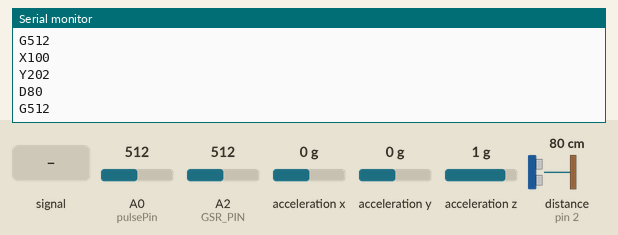
Simulated run of this sketch. Board: Arduino Uno, built with avr-gcc and run on an emulated ATmega328P. On the bench: the last lines printed to the serial monitor. Wiring (inferred from the names in the program): ultrasonic range finder: trigger pin 3; echo pin 2; ADXL345 accelerometer at I2C address 0x53. The inputs (shaded band) are chosen by the test bench; at power-on: acceleration x 0 g, distance to the obstacle (sensor on pin 2) 80 cm, A0 (pulsePin) = 512, A2 (GSR_PIN) = 512, acceleration y 0 g, acceleration z 1 g. The echo pulse lasts 58.3 µs per cm.

Above: at 1.2 s.
1.3 s: A0 (pulsePin) fed a 200 Hz sine of ±81 counts around its level
4.0 s: acceleration x set to -1.4 g
At 4.1 s:
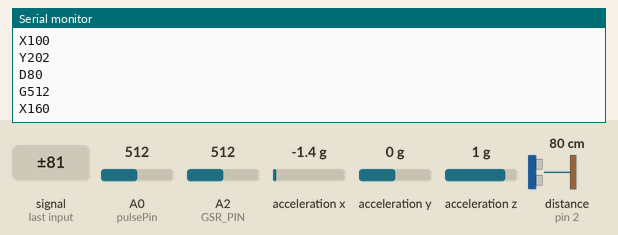
5.5 s: distance to the obstacle (sensor on pin 2) set to 2 cm
At 6.8 s:
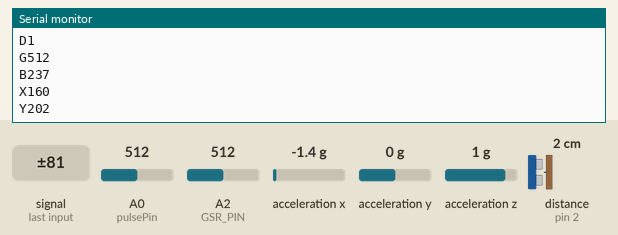
7.0 s: A0 (pulsePin) set to 716
At 8.3 s:
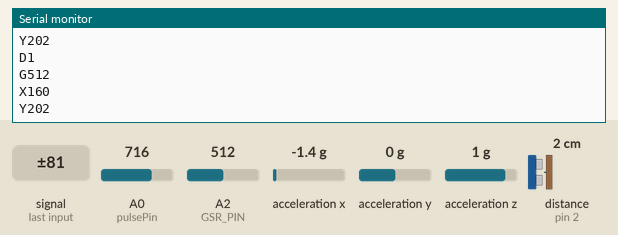
8.5 s: A2 (GSR_PIN) set to 716
At 9.36 s:
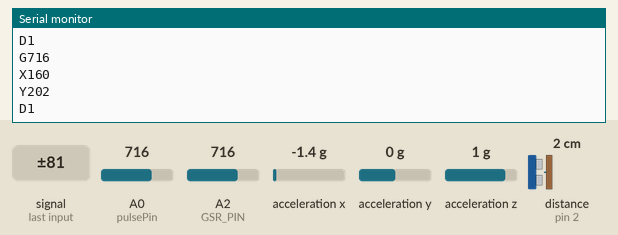
10.0 s: acceleration y set to -1.4 g
At 10.08 s:
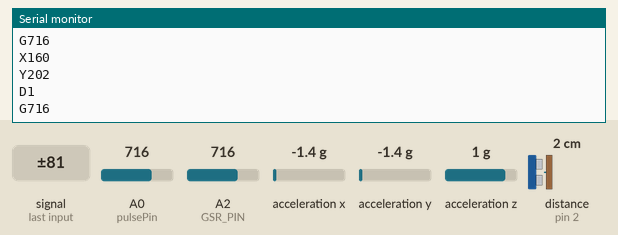
Timing chart, 0 to 12.5 s (numbered marks = the images above; inputs shaded):
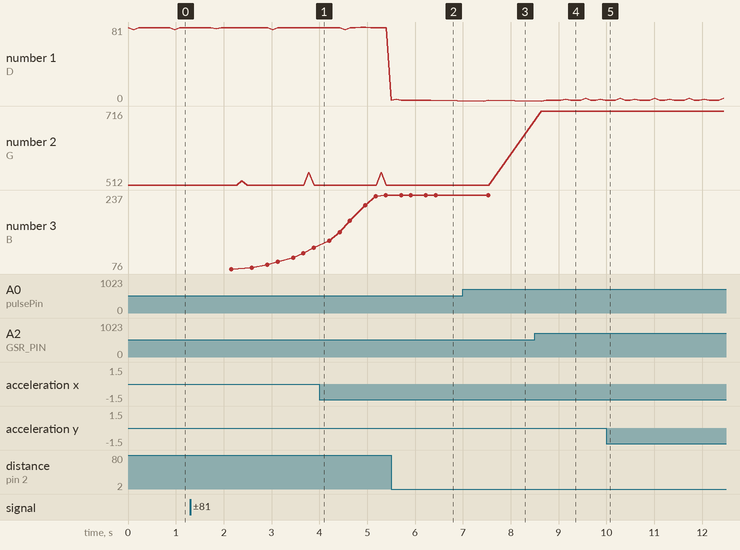

Measured:
- after the input at 4.0 s, the serial monitor: prints a new line after 0.10 s (image 1)
- after the input at 5.5 s, the serial monitor: prints a new line at once (image 2)
- after the input at 8.5 s, the serial monitor: prints a new line after 0.14 s (image 4)
- plotted number 1: 80 → 1 after the input at 5.5 s
- plotted number 2: 512 → 716 after the input at 8.5 s

The sketch:

bgc_arduino.ino
```cpp
#define DEBUG 0

// HR
#define pulsePin 0

// ACCEL
#define G_2  0x00
#define G_4  0x01
#define G_8  0x02
#define G_16 0x03

//Devide Address
#define DEVICE_ADDRESS 0x53

//Registers Address - ADXL345
#define POWER_CTL 0x2D
#define DATA_FORMAT  0x31
#define DATAX0  0x32  //X-Axis Data 0
#define DATAX1  0x33 //X-Axis Data 1
#define DATAY0  0x34 //Y-Axis Data 0
#define DATAY1  0x35 //Y-Axis Data 1
#define DATAZ0  0x36 //Z-Axis Data 0
#define DATAZ1  0x37 //Z-Axis Data 1

#include <Wire.h>

// DISTANCE
#define TRIG_PIN 3
#define ECHO_PIN 2


// GSR
#define GSR_PIN 2


// these variables are volatile because they are used during the interrupt service routine!
volatile int BPM;                   // used to hold the pulse rate
volatile int Signal;                // holds the incoming raw data
volatile int IBI = 600;             // holds the time between beats, the Inter-Beat Interval
volatile boolean Pulse = false;     // true when pulse wave is high, false when it's low
volatile boolean QS = false;        // becomes true when Arduoino finds a beat.
int zx;
int zy;
long dist;


void setup(){
  Serial.begin(115200);             // we agree to talk fast!
  interruptSetup();                 // sets up to read Pulse Sensor signal every 2mS
   // UN-COMMENT THE NEXT LINE IF YOU ARE POWERING The Pulse Sensor AT LOW VOLTAGE,
   // AND APPLY THAT VOLTAGE TO THE A-REF PIN
   //analogReference(EXTERNAL);

  Wire.begin();
  writeTo(DEVICE_ADDRESS, DATA_FORMAT, G_2);  //ADXL345 Range +- 2G
  writeTo(DEVICE_ADDRESS, POWER_CTL, 0x00);   //Reset  - Power Control
  writeTo(DEVICE_ADDRESS, POWER_CTL, 0x10);   //ADXL in Standby mode
  writeTo(DEVICE_ADDRESS, POWER_CTL, 0x08);   //ADXL in Measure mode

  pinMode(TRIG_PIN, OUTPUT);
  pinMode(ECHO_PIN, INPUT);
}


void loop(){
  if (QS == true){
        sendData('B',BPM);
        QS = false;
     }

  readAccel();
  if(DEBUG) {
    Serial.print("\nANGLE ZY: ");
    Serial.print(zy);
    Serial.print("\nANGLE ZX: ");
    Serial.println(zx);
  }

  sendData('X', zx);
  sendData('Y', zy);


  readDist();
  if(DEBUG) {
    Serial.print("\nDIST: ");
    Serial.println(dist);
  }

  sendData('D', dist);


  int gsr = analogRead(GSR_PIN);
  if(DEBUG) {
    Serial.print("\nGSR: ");
    Serial.println(gsr);
  }

  sendData('G', gsr);

  delay(100);
}


void sendData(char symbol, int data ){
    Serial.print(symbol);                // symbol prefix tells Processing what type of data is coming
    Serial.println(data);                // the data to send culminating in a carriage return
  }
```

Interrupt.ino
```cpp
volatile int rate[10];                    // used to hold last ten IBI values
volatile unsigned long sampleCounter = 0;          // used to determine pulse timing
volatile unsigned long lastBeatTime = 0;           // used to find the inter beat interval
volatile int P =512;                      // used to find peak in pulse wave
volatile int T = 512;                     // used to find trough in pulse wave
volatile int thresh = 512;                // used to find instant moment of heart beat
volatile int amp = 100;                   // used to hold amplitude of pulse waveform
volatile boolean firstBeat = true;        // used to seed rate array so we startup with reasonable BPM
volatile boolean secondBeat = true;       // used to seed rate array so we startup with reasonable BPM


void interruptSetup(){
  // Initializes Timer2 to throw an interrupt every 2mS.
  TCCR2A = 0x02;     // DISABLE PWM ON DIGITAL PINS 3 AND 11, AND GO INTO CTC MODE
  TCCR2B = 0x06;     // DON'T FORCE COMPARE, 256 PRESCALER
  OCR2A = 0X7C;      // SET THE TOP OF THE COUNT TO 124 FOR 500Hz SAMPLE RATE
  TIMSK2 = 0x02;     // ENABLE INTERRUPT ON MATCH BETWEEN TIMER2 AND OCR2A
  sei();             // MAKE SURE GLOBAL INTERRUPTS ARE ENABLED
}


// THIS IS THE TIMER 2 INTERRUPT SERVICE ROUTINE.
// Timer 2 makes sure that we take a reading every 2 miliseconds
ISR(TIMER2_COMPA_vect){                         // triggered when Timer2 counts to 124
    cli();                                      // disable interrupts while we do this
    Signal = analogRead(pulsePin);              // read the Pulse Sensor
    sampleCounter += 2;                         // keep track of the time in mS with this variable
    int N = sampleCounter - lastBeatTime;       // monitor the time since the last beat to avoid noise

//  find the peak and trough of the pulse wave
    if(Signal < thresh && N > (IBI/5)*3){       // avoid dichrotic noise by waiting 3/5 of last IBI
        if (Signal < T){                        // T is the trough
            T = Signal;                         // keep track of lowest point in pulse wave
         }
       }

    if(Signal > thresh && Signal > P){          // thresh condition helps avoid noise
        P = Signal;                             // P is the peak
       }                                        // keep track of highest point in pulse wave

  //  NOW IT'S TIME TO LOOK FOR THE HEART BEAT
  // signal surges up in value every time there is a pulse
if (N > 250){                                   // avoid high frequency noise
  if ( (Signal > thresh) && (Pulse == false) && (N > (IBI/5)*3) ){
    Pulse = true;                               // set the Pulse flag when we think there is a pulse
    IBI = sampleCounter - lastBeatTime;         // measure time between beats in mS
    lastBeatTime = sampleCounter;               // keep track of time for next pulse

         if(firstBeat){                         // if it's the first time we found a beat, if firstBeat == TRUE
             firstBeat = false;                 // clear firstBeat flag
             return;                            // IBI value is unreliable so discard it
            }
         if(secondBeat){                        // if this is the second beat, if secondBeat == TRUE
            secondBeat = false;                 // clear secondBeat flag
               for(int i=0; i<=9; i++){         // seed the running total to get a realisitic BPM at startup
                    rate[i] = IBI;
                    }
            }

    // keep a running total of the last 10 IBI values
    word runningTotal = 0;                   // clear the runningTotal variable

    for(int i=0; i<=8; i++){                // shift data in the rate array
          rate[i] = rate[i+1];              // and drop the oldest IBI value
          runningTotal += rate[i];          // add up the 9 oldest IBI values
        }

    rate[9] = IBI;                          // add the latest IBI to the rate array
    runningTotal += rate[9];                // add the latest IBI to runningTotal
    runningTotal /= 10;                     // average the last 10 IBI values
    BPM = 60000/runningTotal;               // how many beats can fit into a minute? that's BPM!
    QS = true;                              // set Quantified Self flag
    // QS FLAG IS NOT CLEARED INSIDE THIS ISR
    }
}

  if (Signal < thresh && Pulse == true){     // when the values are going down, the beat is over
      Pulse = false;                         // reset the Pulse flag so we can do it again
      amp = P - T;                           // get amplitude of the pulse wave
      thresh = amp/2 + T;                    // set thresh at 50% of the amplitude
      P = thresh;                            // reset these for next time
      T = thresh;
     }

  if (N > 2500){                             // if 2.5 seconds go by without a beat
      thresh = 512;                          // set thresh default
      P = 512;                               // set P default
      T = 512;                               // set T default
      lastBeatTime = sampleCounter;          // bring the lastBeatTime up to date
      firstBeat = true;                      // set these to avoid noise
      secondBeat = true;                     // when we get the heartbeat back
     }

  sei();                                     // enable interrupts when youre done!
}// end isr
```

accelerometer.ino
```cpp
byte _buff[6];

void readAccel() {

  uint8_t numBytesToRead = 6;

  //Reading registers
  readFrom(DEVICE_ADDRESS, DATAX0, numBytesToRead, _buff);

  //each axis reading comes in 10 bit resolution, ie 2 bytes
  //Least Significant byte first!!
  //thus we are converting both bytes into one int
  int x = (((int)_buff[1]) << 8) | _buff[0];
  int y = (((int)_buff[3]) << 8) | _buff[2];
  int z = (((int)_buff[5]) << 8) | _buff[4];

  //Mapping values from min/max calibration measures to known values [-100,+100]
  int xAng = map(x, -259, 259, -100, 100);
  int yAng = map(y, -260, 268, -100, 100);
  int zAng = map(z, -247, 260, -100, 100);

  // Z-Y Angle
  zy = map(RAD_TO_DEG * (atan2(-zAng, -yAng) + PI), 0, 360, 0, 801);

  // Z-X Angle
  zx = map(RAD_TO_DEG * (atan2(-zAng, -xAng) + PI), 0, 360, 0, 401);
}

//Funcion auxiliar de escritura
void writeTo(int device, byte address, byte val) {
  Wire.beginTransmission(device);
  Wire.write(address);
  Wire.write(val);
  Wire.endTransmission();
}

//Funcion auxiliar de lectura
void readFrom(int device, byte address, int num, byte _buff[]) {
  Wire.beginTransmission(device);
  Wire.write(address);
  Wire.endTransmission();

  Wire.beginTransmission(device);
  Wire.requestFrom(device, num);

  int i = 0;
  while(Wire.available())
  {
    _buff[i] = Wire.read();
    i++;
  }
  Wire.endTransmission();
}
```

distance.ino
```cpp
void readDist() {
  long duration;

  digitalWrite(TRIG_PIN, LOW);
  delayMicroseconds(2);
  digitalWrite(TRIG_PIN, HIGH);
  delayMicroseconds(5);
  digitalWrite(TRIG_PIN, LOW);

  duration = pulseIn(ECHO_PIN, HIGH);
  dist = duration / 29 / 2;
}
```
